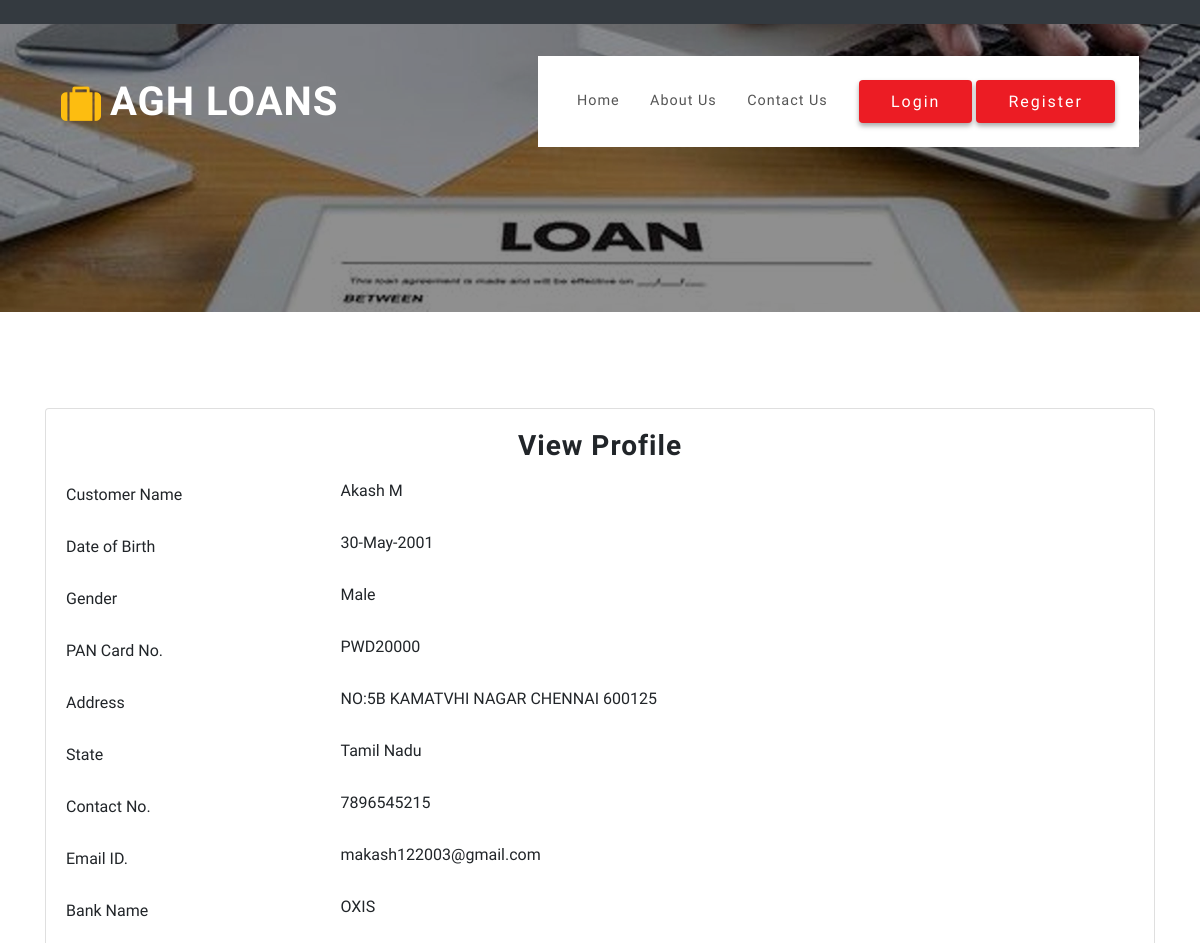
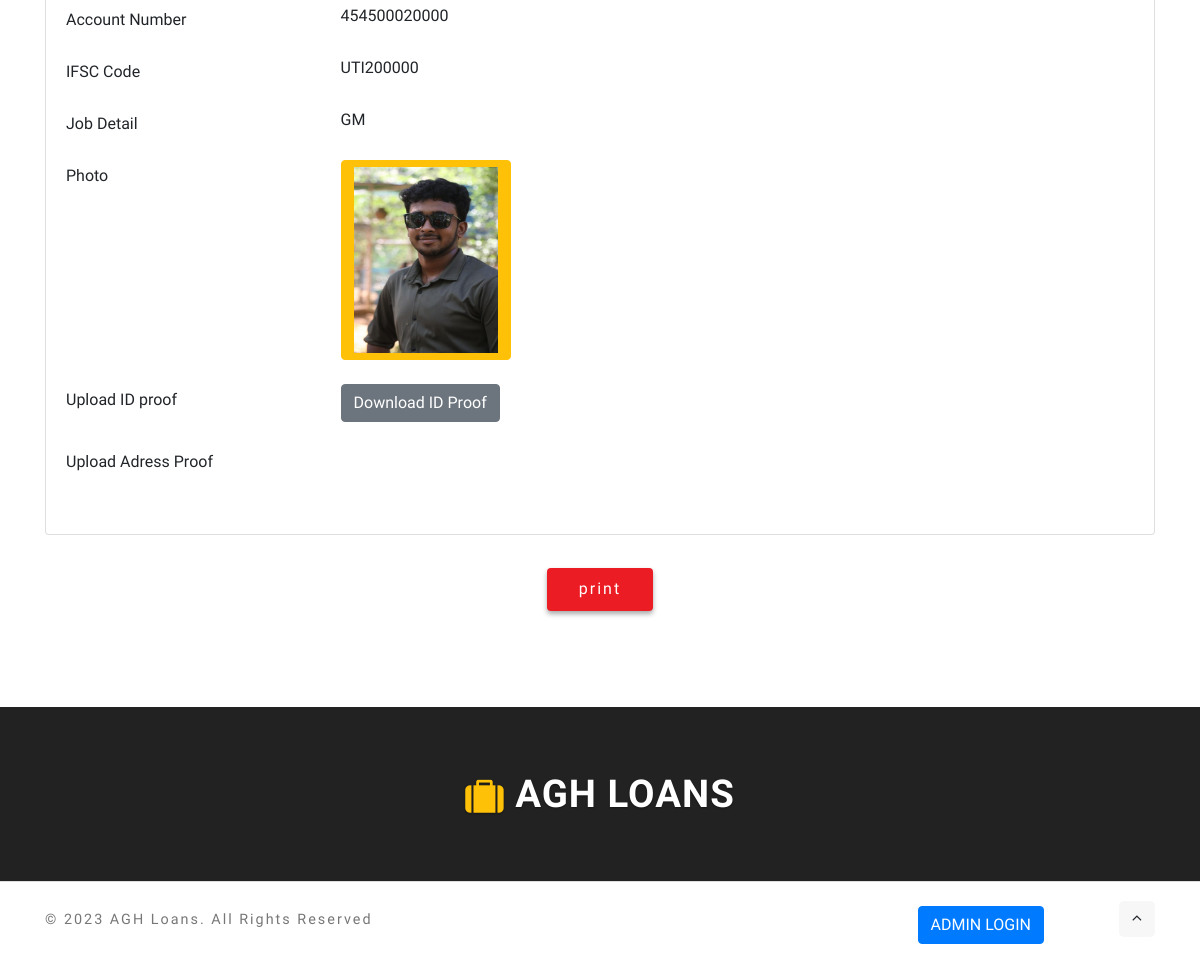
Page /viewcustomerprofile.php?editid=38 on the committed database (2 pictures, top to bottom).
### tables this page shows
CREATE TABLE `cst_customer` (
  `cst_id` int(10) NOT NULL,
  `usr_id` int(10) NOT NULL,
  `cst_type` varchar(15) NOT NULL COMMENT 'company or person',
  `comp_name` varchar(50) NOT NULL,
  `cst_fname` varchar(100) NOT NULL,
  `cst_mname` varchar(50) NOT NULL,
  `cst_lname` varchar(50) NOT NULL,
  `cst_dob` date NOT NULL,
  `cst_gender` varchar(10) NOT NULL,
  `cst_address` text NOT NULL,
  `cst_state` varchar(50) NOT NULL,
  `cst_contact` varchar(15) NOT NULL,
  `cst_email` varchar(100) NOT NULL,
  `cst_password` varchar(100) NOT NULL,
  `cst_bankdetail` text NOT NULL,
  `cst_jobdetail` text NOT NULL,
  `cst_note` text NOT NULL,
  `cst_pan` varchar(25) NOT NULL,
  `cst_photo` varchar(100) NOT NULL,
  `cst_idproof` varchar(100) NOT NULL,
  `cst_addressproof` varchar(100) NOT NULL,
  `cst_status` varchar(10) NOT NULL
);

### viewcustomerprofile.php (the view, shortened to what this page needs)
<?php
include("header.php");
 $sqlcustomer = "SELECT * FROM  cst_customer WHERE cst_id='$_GET[editid]'";
$qsqlcustomer = mysqli_query($con,$sqlcustomer);
$rsedit = mysqli_fetch_array($qsqlcustomer);
$cst_bankdetail = unserialize($rsedit['cst_bankdetail']);
?>
    <section class="content-info py-5">
        <div class="container py-md-5">
<form method="post" action="" enctype="multipart/form-data">
            <div class="row">
                <div class="col-lg-12 col-md-12 mt-12">
                    <div class="thumbnail card">
                        <div class="blog-info card-body">
<center><h3 class="">View  Profile</h3></center>
                            <p class="mt-2">
<div id="divregtype">
<?php
if($rsedit['cst_type'] == "Customer")
{
?>
<div class="row">
	<div class="col-md-3" style="padding-top: 4px;">Customer Name</div>
	<div class="col-md-9"><?php echo  $rsedit['cst_fname']; ?> <?php echo  $rsedit['cst_mname']; ?> <?php echo  $rsedit['cst_lname']; ?></div>
</div>
<br>
<div class="row">
	<div class="col-md-3" style="padding-top: 4px;">Date of Birth</div>
	<div class="col-md-9"><?php echo date("d-M-Y",strtotime($rsedit['cst_dob'])); ?></div>
</div>
<br>
<div class="row">
	<div class="col-md-3" style="padding-top: 4px;">Gender</div>
	<div class="col-md-9"><?php echo $rsedit['cst_gender']; ?></div>
</div>
<br>
<?php
}
?>
</div>
<div class="row">
	<div class="col-md-3" style="padding-top: 4px;">PAN Card No.</div>
	<div class="col-md-9"><?php echo  $rsedit['cst_pan']; ?></div>
</div>
<br>
<div class="row">
	<div class="col-md-3" style="padding-top: 4px;">
		Address
	</div>
	<div class="col-md-9">
		<?php echo  $rsedit['cst_address']; ?>
	</div>
</div>
<br>
<div class="row">
	<div class="col-md-3" style="padding-top: 4px;">
		State
	</div>
	<div class="col-md-9">
<?php echo $rsedit['cst_state']; ?>
	</div>
</div>
<br>
<div class="row">
	<div class="col-md-3" style="padding-top: 4px;">
		Contact No.
	</div>
	<div class="col-md-9"><?php echo  $rsedit['cst_contact']; ?>
	</div>
</div>
<br>
<div class="row">
	<div class="col-md-3" style="padding-top: 4px;">
		Email ID.
	</div>
	<div class="col-md-9"><?php echo  $rsedit['cst_email']; ?>
	</div>
</div>
<br>
<div class="row">
	<div class="col-md-3" style="padding-top: 4px;">Bank Name</div>
	<div class="col-md-9"><?php echo $cst_bankdetail[0]; ?>
	</div>
</div>
<br>
<div class="row">
	<div class="col-md-3" style="padding-top: 4px;">Account Number</div>
	<div class="col-md-9"><?php echo $cst_bankdetail[1]; ?>
	</div>
</div>
<br>
<div class="row">
	<div class="col-md-3" style="padding-top: 4px;">
		IFSC Code
	</div>
	<div class="col-md-9"><?php echo $cst_bankdetail[2]; ?>
	</div>
</div>
<br>
<div class="row">
	<div class="col-md-3" style="padding-top: 4px;">
		Job Detail
	</div>
	<div class="col-md-9"><?php echo  $rsedit['cst_jobdetail']; ?>
	</div>
</div>
<br>
<div class="row">
	<div class="col-md-3" style="padding-top: 4px;">
		Photo
	</div>
	<div class="col-md-9">
		<?php
		if($rsedit['cst_photo'] == "")
		{
			echo "<img src='images/noimage.png' class='btn btn-warning' style='width: 170px; height: 200px;'>";
		}
		else if(file_exists("filecst_photo/".$rsedit['cst_photo']))
		{
			echo "<img src='filecst_photo/$rsedit[cst_photo]' class='btn btn-warning' style='width: 170px; height: 200px;'>";
		}
		?>
	</div>
</div>
<br>
<div class="row">
	<div class="col-md-3" style="padding-top: 4px;">
		Upload ID proof
	</div>
	<div class="col-md-9">
		<?php
		if(file_exists("filecst_idproof/".$rsedit['cst_idproof']))
		{
			echo "<a href='filecst_idproof/$rsedit[cst_idproof]' class='btn btn-secondary'>Download ID Proof</a>";
		}
		?>
	</div>
</div>
<br>
<div class="row">
	<div class="col-md-3" style="padding-top: 4px;">
		Upload Adress Proof
	</div>
	<div class="col-md-9">
	</div>
</div>
<br>
					</p>
                        </div>
                    </div>
                </div>
			</div>
</form>
<hr>
<div class="read-icon">
	<center><input type="button" name="submit" class="btn read" value="print" onclick="window.print();"></a></center>
</div>
        </div>
    </section>
    <?php
include("footer.php");
?>

### css/style.css (style rules this page uses)
html, body { margin: 0; font-size: 100%; background: #fff; scroll-behavior: smooth; font-family: 'Catamaran', sans-serif; }
body a { text-decoration: none; transition: 0.5s all; -webkit-transition: 0.5s all; -moz-transition: 0.5s all; -o-transition: 0.5s all; -ms-transition: 0.5s all; }
input[type="button"], input[type="submit"], input[type="text"], input[type="email"], input[type="search"] { transition: 0.5s all; -webkit-transition: 0.5s all; -moz-transition: 0.5s all; -o-transition: 0.5s all; -ms-transition: 0.5s all; font-family: 'Catamaran', sans-serif; }
h1, h2, h3, h4, h5, h6 { margin: 0; letter-spacing: 1px; font-weight: 600; font-family: 'Catamaran', sans-serif; }
p { font-size: 0.9em; color: #777; line-height: 1.9em; letter-spacing: 1px; }
.read { color: #fff; font-size: 1em; font-weight: 400; letter-spacing: 2px; display: inline-block; border: none; outline: none; background: #ec1c24; -o-border-radius: 50%; -ms-border-radius: 50%; -moz-border-radius: 50%; box-shadow: 0 3px 5px rgba(0, 0, 0, 0.34); -webkit-box-shadow: 0 3px 5px rgba(0, 0, 0, 0.34); -moz-box-shadow: 0 3px 5px rgba(0, 0, 0, 0.34); -o-box-shadow: 0 3px 5px rgba(0, 0, 0, 0.34); -webkit-transition: transform .2s linear, -webkit-box-shadow .2s linear; -moz-transition: transform .2s linear, -moz-box-shadow .2s linear; transition: transform .2s linear, box-shadow .2s linear; padding: 0.6em 2em; }
hr { border-top: 1px solid rgba(251, 247, 247, 0.1); }

### rows in the picture
cst_customer: cst_fname "Akash", cst_lname "M", cst_dob "30-May-2001", cst_gender "Male", cst_pan "PWD20000", cst_address "NO:5B KAMATVHI NAGAR CHENNAI 600125", cst_state "Tamil Nadu", cst_contact "7896545215", cst_email "makash122003@gmail.com", cst_bankdetail "OXIS", cst_bankdetail "454500020000", cst_bankdetail "UTI200000", cst_jobdetail "GM", cst_photo (picture)
